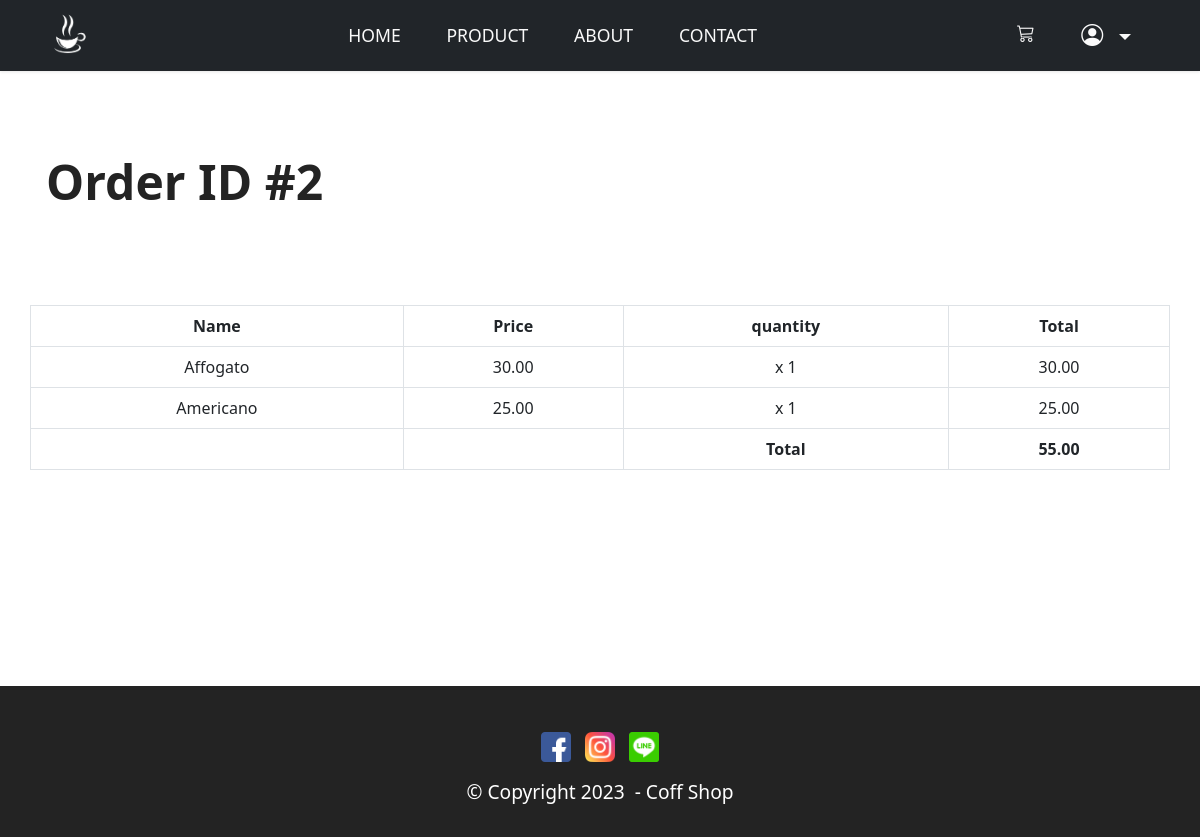
The app's page /order/2 (signed in) with its own data.
### app_order/models.py (models this page shows)
class Order(models.Model):
    fullname = models.CharField(max_length=255, blank=True)
    phone = models.CharField(max_length=30, blank=True)
    address  = models.CharField(max_length=255, blank=True)
    total = models.DecimalField(max_digits=10, decimal_places=2)
    created = models.DateTimeField(auto_now_add=True)
    customer = models.ForeignKey(User, on_delete=models.CASCADE, default=None)

class OrderDetail (models.Model):
    product = models.CharField(max_length=255)
    price = models.DecimalField(max_digits=10, decimal_places=2)
    quantity = models.IntegerField()
    created = models.DateTimeField(auto_now_add=True)
    order = models.ForeignKey(Order, on_delete=models.CASCADE)
    def sub_total(self):
        return self.price * self.quantity

### app_order/views.py (the view)
# urls.py: path('order/<int:order_id>' , views.orderDetail, name='orderDetail'),
def orderDetail(request, order_id):
    order = Order.objects.get(pk=order_id)
    if order.customer == request.user:
        order_items = OrderDetail.objects.filter(order=order)
        return render(request, 'order_detail.html', {'order':order, 'order_items':order_items} )
    return render(request, 'order_detail.html')

### app_order/templates/order_detail.html (shortened to what this page needs)
{% extends "base.html" %}
{% load humanize %}
{% block content %}
<section class="content2 cid-tsEQSCqggh" id="content2-2">
    <div class="container my-5">
        <div class="mbr-section-head">
            <h4 class="mbr-section-title mbr-fonts-style align-start mb-0 display-2">
                <strong>Order ID #{{order.id}}</strong>
            </h4>
        </div>
        <div class="row my-5">
            <table class="table text-center table-bordered my-5">
                <thead>
                  <tr>
                    <th scope="col">Name</th>
                    <th scope="col">Price</th>
                    <th scope="col">quantity</th>
                    <th scope="col">Total</th>
                  </tr>
                </thead>
                <tbody>
                    {% for item in order_items %}
                    <tr>
                        <td>{{item.product}}</td>
                        <td>{{item.price |  intcomma}}</td>
                        <td>x {{item.quantity}}</td>
                        <td>{{item.sub_total | intcomma}}</td>
                    </tr>
                    {% endfor %}
                    <tr>
                        <td></td>
                        <td></td>
                        <td><strong>Total</strong></td>
                        <td><strong>{{order.total | intcomma}}</strong></td>
                    </tr>
                </tbody>
              </table>
        </div>
    </div>
    <br><br><br><br><br>
</section>
{% endblock  %}

### app_gen/static/assets/theme/css/style.css (style rules this page uses)
section { background-color: #ffffff; }
body { font-style: normal; line-height: 1.5; font-weight: 400; color: #232323; position: relative; }
section, .container, .container-fluid { position: relative; word-wrap: break-word; }
.mbr-section-title { font-style: normal; line-height: 1.3; }
h1, h2, h3, h4, h5, h6, .display-1, .display-2, .display-4, .display-5, .display-7, span, p, a { line-height: 1; word-break: break-word; word-wrap: break-word; font-weight: 400; }
b, strong { font-weight: bold; }
section { background-position: 50% 50%; background-repeat: no-repeat; background-size: cover; }
.row { display: -webkit-flex; -webkit-flex-wrap: wrap; flex-wrap: wrap; }
html, body { height: auto; min-height: 100vh; }
@media (min-width: 992px) { .container { padding-left: 16px; padding-right: 16px; } }
@media (min-width: 992px) { .row { margin-left: -16px; margin-right: -16px; } }

### app_gen/static/assets/theme/css/style_dt.css (style rules this page uses)
body, h1, h2, h3, p, ul, li { margin: 0; padding: 0; }

### app_gen/static/assets/custom/css/custom-style.css (style rules this page uses)
.display-2 { font-size: 3rem; line-height: 1.1; }
body { overflow-x: hidden; }
.cid-tsEQSCqggh { padding-top: 3rem; background-color: #ffffff; }
.cid-tsEQSCqggh .mbr-section-title { color: #232323; }

### records on screen
Order: id "2", total "55.00"
OrderDetail: product "Affogato", price "30.00", quantity "1", sub_total "30.00"
OrderDetail: product "Americano", price "25.00", quantity "1", sub_total "25.00"
